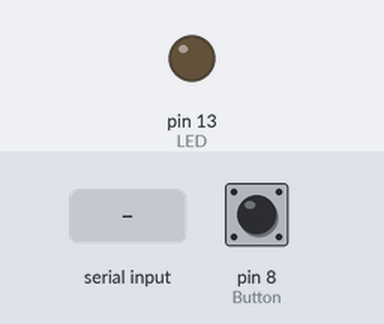
The sketch below on a simulated Arduino Uno, built with avr-gcc and run on an emulated ATmega328P. Parts: output pins drawn as LEDs (lit = HIGH). The test bench sets the inputs (shaded band); at power-on: pin 8 (Button) LOW.

Above: at 1.2 s.
1.3 s: "1" received over Serial
At 2.4 s:
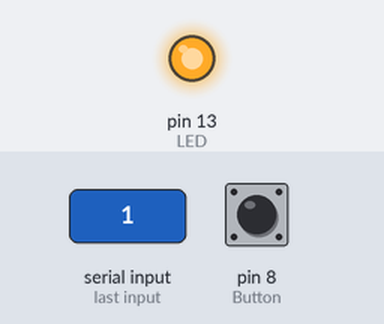
4.4 s: "0" received over Serial
At 4.8 s:
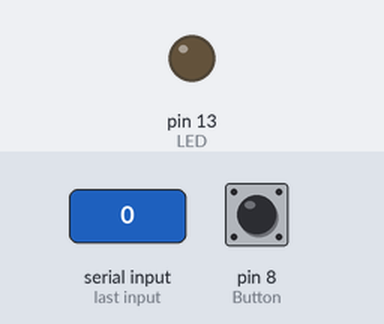
5.9 s: "2" received over Serial
At 7.1 s:
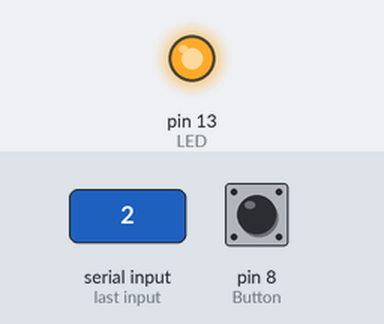
Timing chart, 0 to 8.9 s (numbered marks = the images above; inputs shaded):
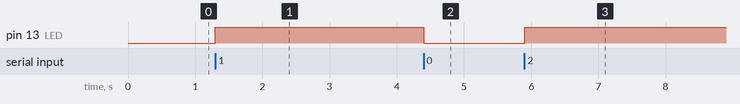

The sketch:

Lab7.ino
```cpp
// FirstName LastName - UIN
// Fnu Nousheerwan, Syed A Ayyaz - fnoush2, sayaz3
// UIN: 659920405
// Lab 7 - Arduino 2 Arduiono communicatuons
//
//Be able to have two arduinos communicate with eachother
//work with a partner, or if you have two arduino devices you can work alone
//connect two arduino's via a hardwired serial connection (no usb cable) (digital pins 0 and 1)
//connect a button and an external LED to each device
//pressing the button on one arduino should cause the other arduino's LED to change state (on to off, or off to on)
//Button press on one arduino should toggle the state of the LED on the other (on/off) and not keep the LED lit while being pressed
//refer to lab 6 for all the info about serial communication and lab2 for maintaining led states with button presses .
//
//
//Hints:
//
//Both boards have to share the same ground in order for the serial communication to work properly
//
//
// ========================================================================================
// defining the LED's


#define Button 8//define pins
#define LED 13


int ledState = 0;//states to enable toggling
int prev_state = 0;


void sendData()
{
  int current_state = digitalRead(Button);

  if(current_state != prev_state){
    if(current_state) Serial.write(1);       // and the button is pressed down send out signal
    prev_state = current_state;               // update previous state
  }
}

void getData(){
  if(Serial.available() > 0){           // check data is recieved
    if(Serial.read()){                  // read the information that was sent
      ledState = !ledState;                   // if on turn off / if off turn on
      if(ledState) {
        digitalWrite(LED, HIGH);
      }
      else   {
        digitalWrite(LED, LOW);
      }
    }
  }
}
// set up led and Serial monitor which will be usedive information
void setup()
{
  Serial.begin(9600);
  pinMode(LED, OUTPUT);
}

void loop(){
  sendData();
  getData();
  delay(1);
}
```

Measured:
- after the input at 1.3 s, pin 13 (LED): LOW → HIGH at once
- after the input at 4.4 s, pin 13 (LED): HIGH → LOW at once
- after the input at 5.9 s, pin 13 (LED): LOW → HIGH at once
